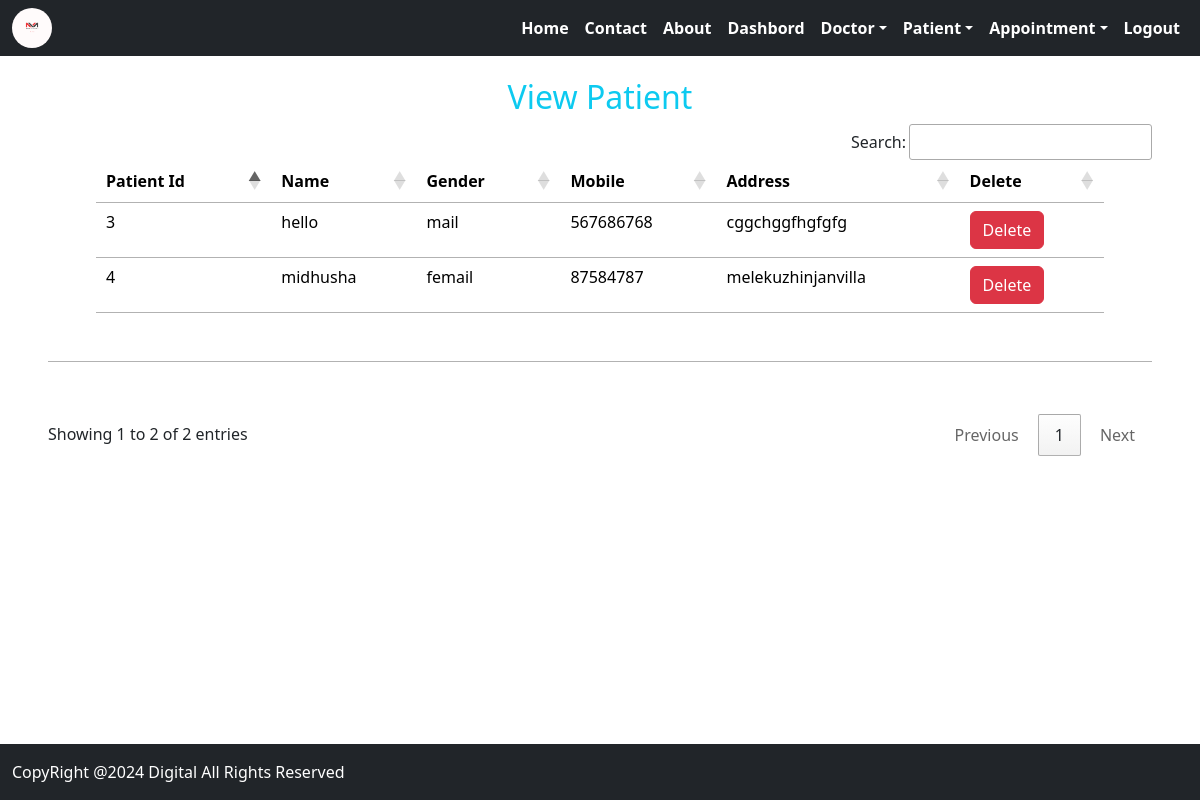
Before: /viewper/ (signed in) with the older database file.
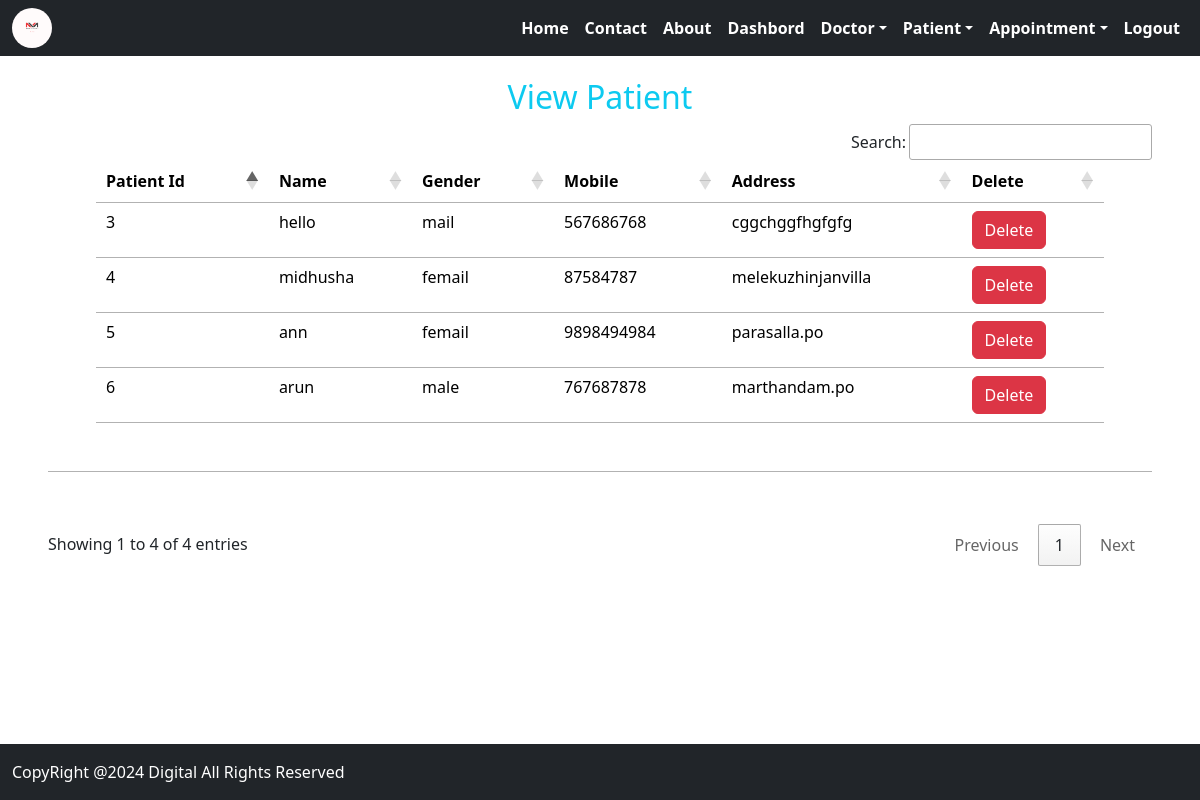
After: the same page with the newer database file.
### hospital_app/models.py (models this page shows, shortened)
class patient(models.Model):
    name = models.CharField(max_length=30)
    gender = models.CharField(max_length=10)
    mobile = models.IntegerField(null=True)
    address = models.TextField()

### hospital_app/views.py (the view)
# urls.py: path('viewper/',views.view_patient,name="viewper"),
def view_patient(request):
    if not request.user.is_staff:
        return redirect('login')
    doc = patient.objects.all()
    d = {'doc':doc}
    return render(request,'view_per.html',d)

### hospital_app/templates/view_per.html
{% include "base.html" %}
{% include "navigation.html" %}
{% block content %}
{% load static %}
<div class="mb-5 p-5 pt-0" style="margin-top: 54px;">
    <h2 class="text-center text-info"> View Patient</h2>
    <table id="example" class="table mx-auto table-hover mb-5 p-5 pt-0">
        <thead>
            <tr>
                <th>Patient Id</th>
                <th>Name</th>
                <th>Gender</th>
                <th>Mobile</th>
                <th>Address</th>
                <th>Delete</th>
            </tr>
        </thead>
        <tbody>
            {% for i in doc %}
            <tr>
                <td>{{i.id}}</td>
                <td>{{i.name}}</td>
                <td>{{i.gender}}</td>
                <td>{{i.mobile}}</td>
                <td>{{i.address}}</td>
                <td><a href="{% url 'deleteper' i.id %}" onclick="return confirm('are you sure to delete')"
                        class="btn btn-danger">Delete</a></td>
            </tr>
            {% endfor %}
        </tbody>
    </table>
</div>
{% endblock content %}
{% include "footer.html" %}

### hospital_app/templates/base.html (shortened to what this page needs)
<html lang="en">
<head>
    {% load static %}
    <link href="https://cdn.jsdelivr.net/npm/bootstrap@5.3.2/dist/css/bootstrap.min.css" rel="stylesheet">
    <link rel="stylesheet" href="https://use.fontawesome.com/releases/v5.7.0/css/all.css">
    <link rel="stylesheet" href="https://cdnjs.cloudflare.com/ajax/libs/font-awesome/6.5.1/css/all.min.css"
 />
    <link rel="stylesheet" href="{% static 'css/hospital.css' %}">
    <link rel="stylesheet" href="https://cdnjs.cloudflare.com/ajax/libs/OwlCarousel2/2.3.4/assets/owl.carousel.min.css"
 />
    <link rel="stylesheet"
        href="https://cdnjs.cloudflare.com/ajax/libs/OwlCarousel2/2.3.4/assets/owl.theme.default.min.css"
 />
        <link rel="stylesheet" href="https://cdn.datatables.net/1.13.7/css/jquery.dataTables.min.css"/>
        <link rel="stylesheet" href="https://cdn.datatables.net/buttons/2.4.2/css/buttons.dataTables.min.css"/>
</head>
<body>
</body>
</html>

### hospital_app/templates/navigation.html (shortened to what this page needs)
{% load static %}
<!DOCTYPE html>
<html lang="en">
<head>
  <link rel="stylesheet" href="{% static 'css/hospital.css' %}">
</head>
<body>
  <div class="nav1">
    <nav class="navbar navbar-expand-sm bg-dark navbar-dark  fixed-top">
      <div class="container-fluid">
        <img class="logo" src="{% static 'images/logo2.png' %}" alt="">
        <div class="collapse navbar-collapse" id="collapsibleNavbar">
          <ul class="navbar-nav ms-auto">
            <li class="nav-item">
              <a class="m2  nav-link" href="{% url 'home' %}">Home</a>
            </li>
            <li class="nav-item">
              <a class="m2   nav-link" href="{% url 'contact' %}">Contact</a>
            </li>
            <li class="nav-item">
              <a class="m2 nav-link" href="{% url 'about' %}">About</a>
            </li>
            {% if request.user.is_authenticated %}
            <li class="nav-item">
              <a class="m2 nav-link" href="{% url 'index' %}">Dashbord</a>
            </li>
            <li class="nav-item dropdown">
              <a class="m2 nav-link dropdown-toggle" href="#" role="button" data-bs-toggle="dropdown">Doctor</a>
            </li>
            <li class="nav-item dropdown">
              <a class="m2 nav-link dropdown-toggle" href="#" role="button" data-bs-toggle="dropdown">Patient</a>
            </li>
            <li class="nav-item dropdown">
              <a class="m2 nav-link dropdown-toggle" href="#" role="button" data-bs-toggle="dropdown">Appointment</a>
            </li>
            <li class="nav-item">
              <a class="m2 nav-link" href="{% url 'logout' %}">Logout</a>
            </li>
            {% endif %}
          </ul>
        </div>
      </div>
    </nav>
  </div>
  <br>
</body>
</html>

### hospital_app/templates/footer.html
<nav class="navbar navbar-expand-sm bg-dark navbar-dark fixed-bottom" style="height: 7%;">
<div class="footer-bottom">
    <div class="container">
        <div class="row">
            <div class="col-sm-12 text-center">
                <div class="copyright-text">
                    <p class="text-white">CopyRight @2024 Digital All Rights Reserved</p>
                </div>
            </div>
        </div>
    </div>
</div>
</nav>

### hospital_app/static/css/hospital.css (style rules this page uses)
p { margin: 0 !important; }
.logo { width: 40px; height: 40px; border-radius: 68px; }
.m2 { color: white; font-weight: bold; }

Changed rows visible on the page:
added patient: id "5", name "ann", gender "femail", mobile "9898494984", address "parasalla.po"
added patient: id "6", name "arun", gender "male", mobile "767687878", address "marthandam.po"
Other visible differences:
text written by a page script: "Search: Showing 1 to 2 of 2 entries Previous 1 Next" → "Search: Showing 1 to 4 of 4 entries Previous 1 Next"
